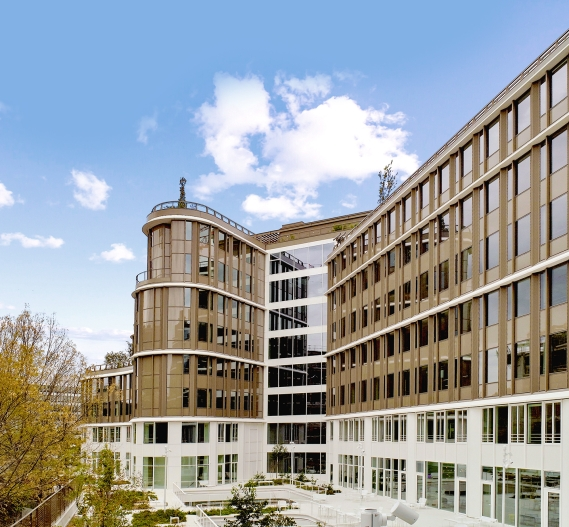
#> input picture TD - Filtre de Canny/image.jpg, 569 x 527 px, found by its file name
$ python 'Filtre de Canny.py'
#> lines starting #> are read from the running program, lines starting #| are printed output that depends on the picture
from PIL import Image
import numpy as np
from scipy.signal import convolve2d
import matplotlib.pyplot as plt
from skimage import feature
import cv2 as cv

# Charger l'image en niveaux de gris
filepath = r"D:\01_Travail_Etudes\01_Ecoles\CNAM\M2_2026-2027\Maths-info\Filtre de Camy\image.jpg"
img = Image.open(filepath).convert("L")
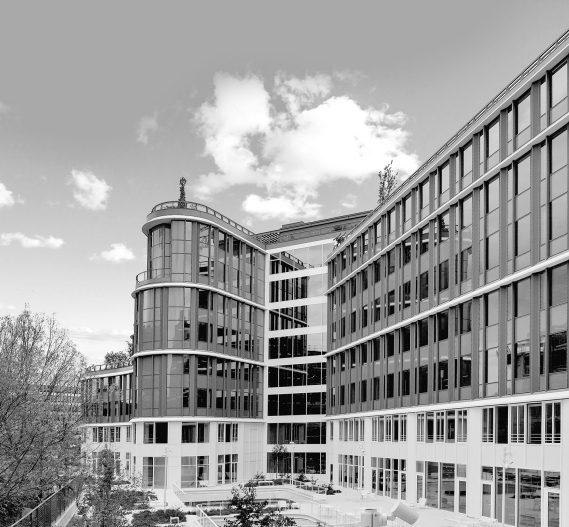
#> img: PIL image 569x527 L; min 1, max 255, mean 157

# Convertir en matrice numpy
matrice = np.array(img)

img2 = cv.imread(filepath, cv.IMREAD_GRAYSCALE)
#> img2: shape (527, 569); min 1, max 255, mean 157
contours = cv.Canny(img2,100,200) #seuil mini de 100, maxi de 200
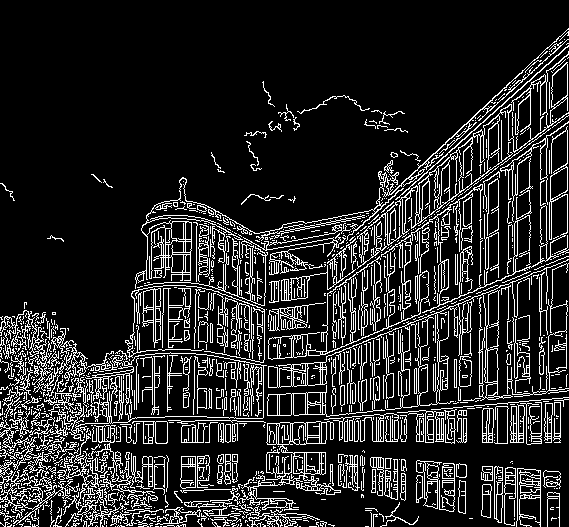
#> contours: shape (527, 569); 15.1% white in thin lines or dots

#contours = feature.canny(matrice, sigma=3)
#plt.imshow(contours,cmap='gray') #cmap = "gray" pour une gamme couleur en niveaux de gris

# Application du flou gaussien (mode 'same' pour même taille)
# boundary = "wrap" pour enroulement (bords)
gaussien = 1/163*np.array([[2,4,6,4,2],
                          [4,9,12,9,4],
                          [6,12,15,12,6],
                          [4,9,12,9,4],
                          [2,4,6,4,2]])
img_array_gaussien = convolve2d(matrice, gaussien, mode='same', boundary = 'wrap')
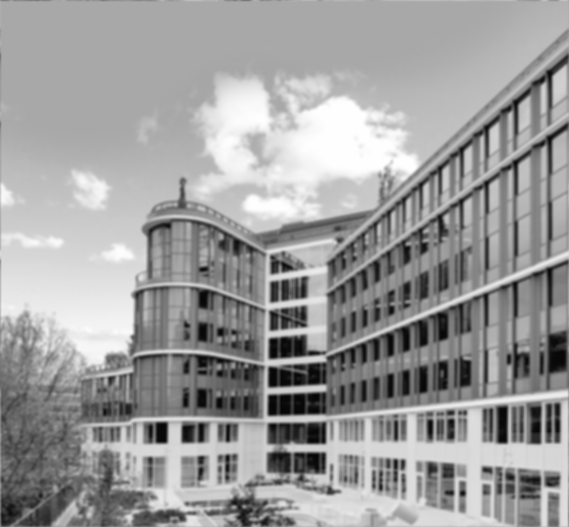
#> img_array_gaussien: shape (527, 569) float64; min 7.63, max 255, mean 157

# Définir un noyeau de convolution (ex: détection de contours avec les opérateurs de Sobel)
kernelx = np.array([[-1, 0, 1],
                    [-2, 0, 2],
                    [-1, 0, 1]])
kernely = np.array([[ 1, 2, 1],
                    [ 0, 0, 0],
                    [-1,-2,-1]])

# Appliquer les convolutions pour calcul du gradient
conv1 = convolve2d(matrice, kernelx, mode='same', boundary='fill', fillvalue=0)
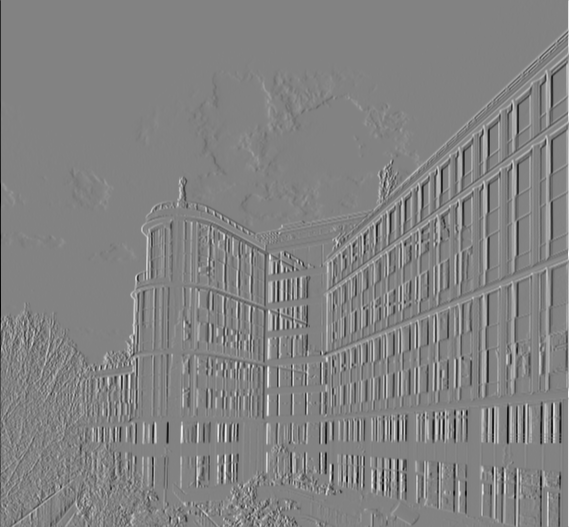
#> conv1: shape (527, 569) int64; min -1000, max 952, mean 0.1; drawn with min black and max white
conv2 = convolve2d(matrice, kernely, mode='same', boundary='fill', fillvalue=0)
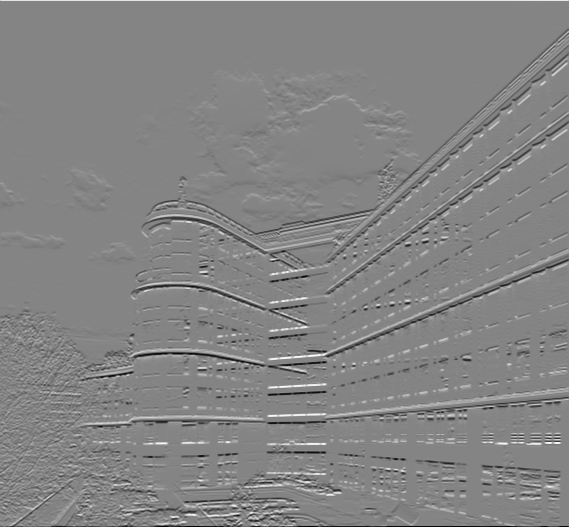
#> conv2: shape (527, 569) int64; min -931, max 863, mean -0.1; drawn with min black and max white

# Calcul de la norme du gradient
norm_grad = np.sqrt(np.power(conv1,2)+np.power(conv2,2))
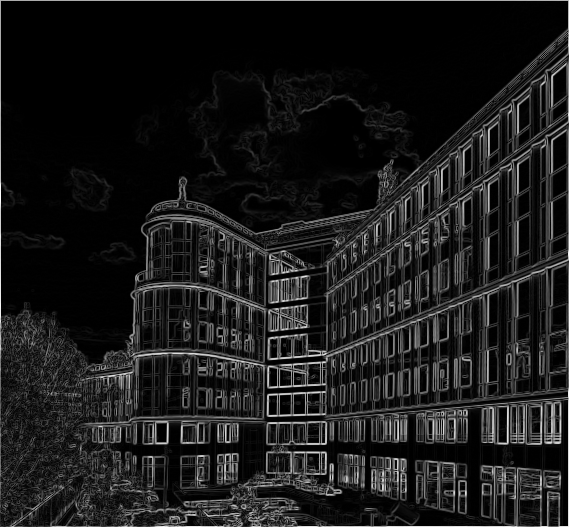
#> norm_grad: shape (527, 569) float64; min 0, max 1000, mean 106.2; drawn with min black and max white

# Afficher l'image originale
plt.figure(figsize=(18, 10)) #taille de la figure : largeur 18 et hauteur 10
plt.subplot(2, 2, 1) #2 lignes, 1 colonne, 1er plot
plt.title("Image originale")
plt.imshow(matrice, cmap='gray') #cmap = "gray" pour une gamme couleur en niveaux de gris
plt.axis('off')

# Afficher l'image après le flou gaussien
plt.subplot(2, 2, 2) #2 lignes, 1 colonne, 2ème plot
plt.title("Image après flou gaussien")
plt.imshow(img_array_gaussien, cmap='gray')
plt.axis('off')

# Afficher la norme du gradient
plt.subplot(2, 2, 3) #2 lignes, 2 colonnes, 3ème plot
plt.title("Norme du Gradient")
plt.imshow(norm_grad, cmap='gray')
plt.axis('off')

# Afficher après hystérésis
plt.subplot(2, 2, 4) #2 lignes, 2 colonnes, 4ème plot
plt.title("après hystérésis")
plt.imshow(contours,cmap='gray')
plt.axis('off')

plt.show()
